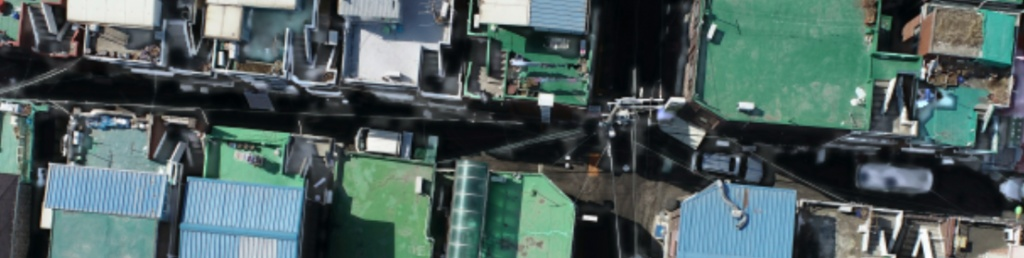
#> input picture test_images/analysis_orig.jpg, 1024 x 258 px
$ python -i shadow_detection.py   (imports and definitions only)
#> lines starting #> are read from the running program, lines starting #| are printed output that depends on the picture; after the words box and inside, x2 and y2 are one past the last pixel; in counts of white or black regions, pixels touching at a corner belong together
#> further down, picture is the input picture: shape (258, 1024, 3); mean B, G, R 95.9, 96.9, 78.7
"""
Shadow Detection Module  -  드론 항공사진 특화  v5.1
------------------------------------------------------
v5.0 완전 재설계 - 조명비율(Illumination Ratio) 물리 모델 기반

[핵심 물리 원리]
  태양광 아래 지표면 픽셀의 밝기:
    I(x) = R(x) * (L_direct + L_ambient)   <- 직사광 + 하늘 산란광
  그림자 픽셀의 밝기:
    I_shadow(x) = R(x) * L_ambient         <- 하늘 산란광만

  따라서:  I_shadow / I_lit = L_ambient / (L_direct + L_ambient) = 상수 k
           같은 재질이라면 shadow/lit 비율이 일정 (0.2~0.6)

  결론:
    1. 그림자 = 주변(같은 재질의 밝은 버전) 대비 ratio가 낮음
    2. 아스팔트 도로 = 주변도 똑같이 어두움 -> ratio ~ 1.0 -> 그림자 아님
    3. 퍼센타일 기반 절대 밝기 조건 완전 제거 (이미지마다 달라 오검출 원인)

[구현]
  ratio(x) = L(x) / L_blur_large(x)  (LAB L채널 사용)
  ratio 낮음  -> 주변보다 어두움 -> 그림자
  ratio ~ 1.0 -> 주변과 비슷    -> 아스팔트/검은지붕 -> 제외
  + LAB b* 채널 청색편이 보너스 (하늘 산란광만 받으면 b* 감소)
"""

import cv2
import numpy as np
from typing import Optional
import torch
import torch.nn as nn
import torch.nn.functional as F


# ----------------------------------------------------------
# 1.  CV 기반 그림자 탐지 v5.0 - 조명비율 물리 모델
# ----------------------------------------------------------

def _fast_large_blur(img: np.ndarray, sigma: float) -> np.ndarray:
    """
    큰 sigma GaussianBlur의 빠른 근사.
    sigma >= 20 이면 이미지를 1/8로 축소 후 blur → 원래 크기로 복원.
    sigma < 20 이면 일반 GaussianBlur 사용.
    속도: 기존 GaussianBlur(sigma=256) 대비 약 200~400배 빠름.
    """
    if sigma < 20:
        return cv2.GaussianBlur(img, (0, 0), sigma)
    h, w = img.shape[:2]
    scale = 8
    sw, sh = max(w // scale, 4), max(h // scale, 4)
    small = cv2.resize(img, (sw, sh), interpolation=cv2.INTER_AREA)
    small_blur = cv2.GaussianBlur(small, (0, 0), sigma / scale)
    return cv2.resize(small_blur, (w, h), interpolation=cv2.INTER_LINEAR)


def detect_shadow_cv(img_bgr: np.ndarray,
                     sensitivity: float = 0.5) -> np.ndarray:
    """
    드론 항공사진 그림자 탐지 v5.0 - 조명비율(illumination ratio) 기반

    핵심 원리:
      ratio(x) = L(x) / L_blur_large(x)
      그림자 픽셀  -> ratio 낮음 (주변 평균보다 훨씬 어두움)
      아스팔트 도로 -> ratio ~ 1.0 (주변도 똑같이 어두움) -> 자동 제외

    sensitivity: 0.1(엄격) ~ 1.0(관대)
    """
#> called with sensitivity = 0.5
    h, w = img_bgr.shape[:2]
#> h = 258; w = 1024
    short = min(h, w)
#> short = 258
    eps = 1.0

    # 색공간 변환
    lab = cv2.cvtColor(img_bgr, cv2.COLOR_BGR2Lab).astype(np.float32)
    hsv = cv2.cvtColor(img_bgr, cv2.COLOR_BGR2HSV).astype(np.float32)

    L = lab[:, :, 0]   # 밝기 (지각적 균일)
    b = lab[:, :, 2]   # 청-황 축: 그림자는 b* 감소 (청색편이)
    V = hsv[:, :, 2]
    S = hsv[:, :, 1]
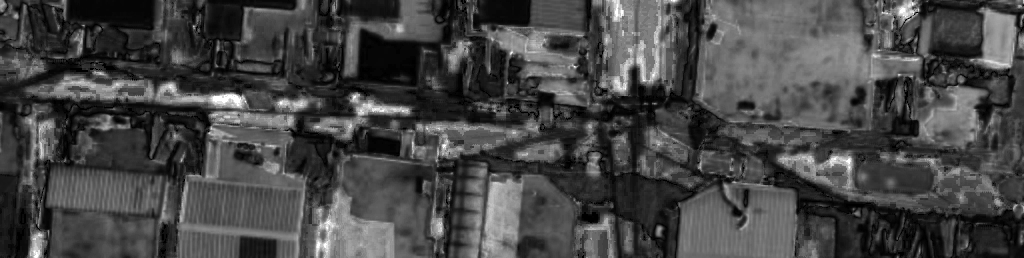
#> S: shape (258, 1024) float32; min 0, max 255, mean 69.8

    score = np.zeros((h, w), dtype=np.float32)

    # ============================================================
    # [핵심] 다중 스케일 조명비율
    # sigma 작음: 건물 1개 크기 내 비교
    # sigma 큼:   블록/구역 크기 내 비교
    #
    # ratio = L(x) / L_blur(x)
    # ratio 낮을수록 -> 주변보다 어두움 -> 그림자 점수 부여
    # 아스팔트처럼 넓게 어두운 곳은 L_blur도 낮으므로 ratio~1 -> 점수 0
    # ============================================================
    ratio_thresh = 0.55 + sensitivity * 0.20  # 0.1->0.57  0.45->0.64  1.0->0.75

    scales = [
        (short * 0.05, 1.0),   # 소: 건물 1개
        (short * 0.12, 1.2),   # 중: 블록
        (short * 0.25, 1.0),   # 대: 구역
    ]
#> scales = [(12.9, 1), (30.96, 1.2), (64.5, 1)]
    for sigma, weight in scales:
        L_blur = _fast_large_blur(L, sigma)
        ratio = L / (L_blur + eps)
        # ratio 가 낮을수록 더 강한 그림자 신호
        shadow_cue = np.clip((ratio_thresh - ratio) / ratio_thresh, 0.0, 1.0)
        score += shadow_cue * weight
#> this loop made 3 passes
#> pass 1, in detect_shadow_cv, `L_blur = _fast_large_blur(L, sigma)`:
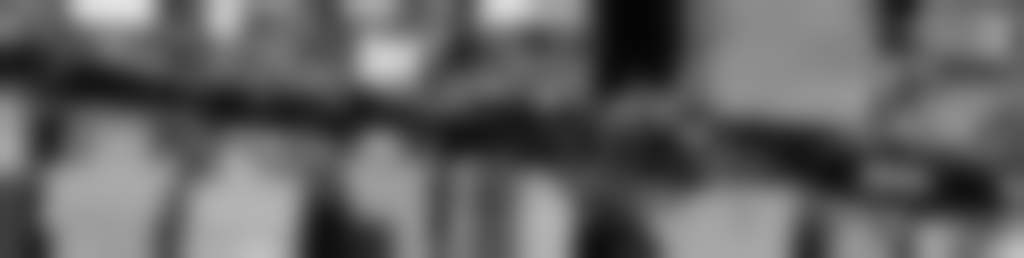
#> L_blur: shape (258, 1024) float32; min 5.05, max 227.7, mean 98.2

    # ============================================================
    # LAB b* 채널 - 청색편이 보너스
    # 직사광선 없이 하늘 산란광만 받으면 b* 감소 (파란쪽으로)
    # 아스팔트는 주변도 b* 낮음 -> 주변 대비 변화 없음 -> 보너스 없음
    # ============================================================
    ks_b = short * 0.08
#> ks_b = 20.64
    b_blur = _fast_large_blur(b, ks_b)
    b_diff = b_blur - b        # 양수 = 현재 픽셀이 주변보다 더 청색편이
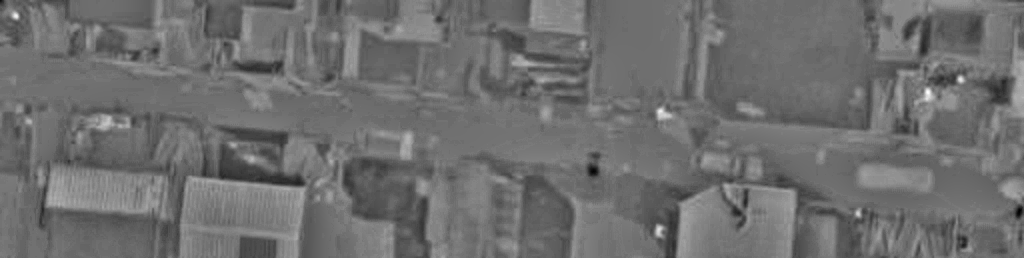
#> b_diff: shape (258, 1024) float32; min -28.14, max 36.69, mean 0; drawn with min black and max white
    b_score = np.clip(b_diff / 10.0, 0.0, 1.0)
    score += b_score * 0.8

    # ============================================================
    # 자연 어두운 표면 페널티
    # 채도 낮음(S<30) + V<60 + v_ratio>0.80 = 아스팔트/검은지붕
    # ratio 기반에서 이미 대부분 걸러지지만 추가 안전망
    # ============================================================
    ks_v = short * 0.12
#> ks_v = 30.96
    V_blur = _fast_large_blur(V, ks_v)
    v_ratio = V / (V_blur + eps)
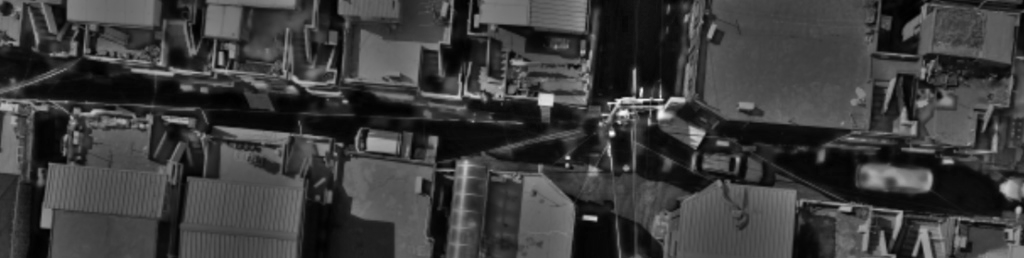
#> v_ratio: shape (258, 1024) float32; min 0.0519, max 3.81, mean 0.944; drawn with min black and max white
    natural_dark = (S < 30) & (V < 60) & (v_ratio > 0.80)
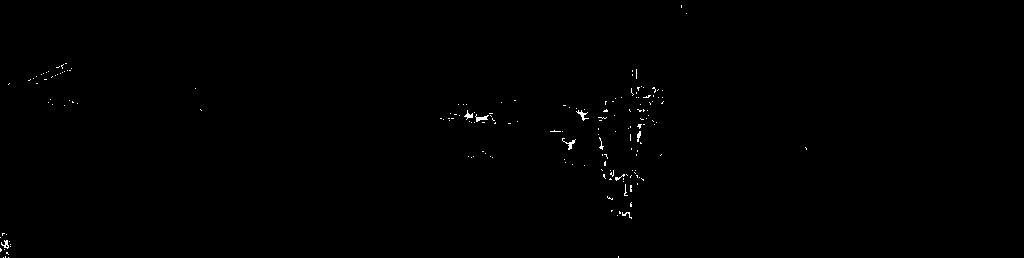
#> natural_dark: shape (258, 1024) bool; 0.29% white in thin lines or dots, all inside (x1, y1, x2, y2) = (0, 5, 807, 258)
    score -= natural_dark.astype(np.float32) * 1.5
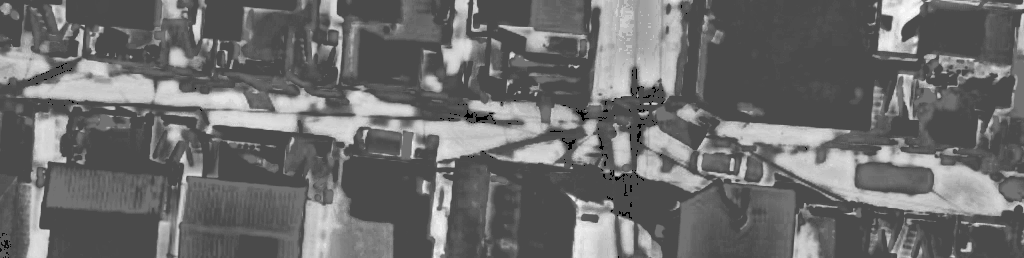
#> score: shape (258, 1024) float32; min -1.5, max 3.61, mean 0.69; drawn with min black and max white

    # ============================================================
    # 이진화
    # score 최대 ~ 3.2 + 0.8 = 4.0
    # 0.1->2.08  0.45->1.66  1.0->1.0
    # ============================================================
    final_thresh = 2.2 - sensitivity * 1.2
    shadow = (score >= final_thresh).astype(np.uint8) * 255
#> shadow: shape (258, 1024); 20.6% white; 285 white regions (192 under 20 px), largest, box (x1, y1, x2, y2) and area: (717, 121, 1024, 216) 9415, (24, 59, 325, 134) 7025, (305, 91, 548, 162) 6372

    # 형태학 정제
    k_open  = cv2.getStructuringElement(cv2.MORPH_ELLIPSE, (5, 5))
    shadow  = cv2.morphologyEx(shadow, cv2.MORPH_OPEN,  k_open)
#> shadow: shape (258, 1024); 18.5% white; 76 white regions (12 under 20 px), largest, box (x1, y1, x2, y2) and area: (718, 121, 1018, 216) 9172, (24, 59, 325, 132) 6893, (409, 101, 547, 161) 3811
    k_close = cv2.getStructuringElement(cv2.MORPH_ELLIPSE, (21, 21))
    shadow  = cv2.morphologyEx(shadow, cv2.MORPH_CLOSE, k_close)
#> shadow: shape (258, 1024); 22.7% white; 24 white regions (1 under 20 px), largest, box (x1, y1, x2, y2) and area: (0, 36, 707, 258) 27918, (718, 121, 1024, 216) 11194, (592, 0, 682, 105) 7609
    k_final = cv2.getStructuringElement(cv2.MORPH_ELLIPSE, (7, 7))
    shadow  = cv2.morphologyEx(shadow, cv2.MORPH_OPEN,  k_final)
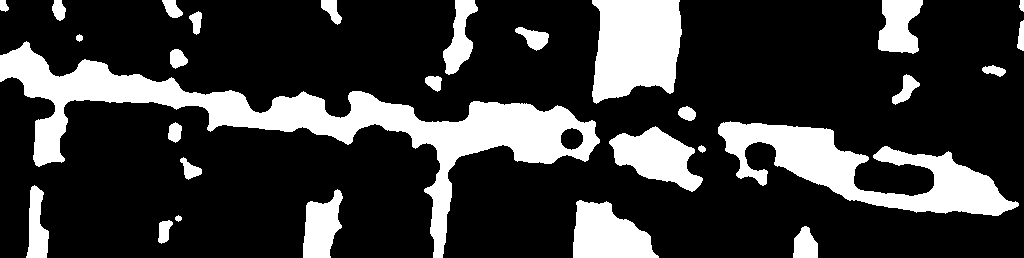
#> shadow: shape (258, 1024); 22.2% white; 29 white regions, largest, box (x1, y1, x2, y2) and area: (0, 41, 600, 258) 22942, (718, 121, 1019, 216) 11046, (592, 0, 682, 104) 7592

    return shadow


# ----------------------------------------------------------
# 2.  UNet-style CNN (경량) - AI 그림자 탐지용
# ----------------------------------------------------------

class ConvBNReLU(nn.Module):
    # [7 lines left out: function __init__, not called in this run]
    def forward(self, x): return self.net(x)


class ShadowDetectorNet(nn.Module):
    """경량 UNet (in=3, out=1 sigmoid)"""
    # [79 lines left out: functions __init__, forward, detect_shadow_ai, get_soft_mask, not called in this run]

>>> import cv2
>>> picture = cv2.imread('../test_images/analysis_orig.jpg')
>>> result = detect_shadow_cv(picture)

$ run again, on test_images/compare_current.jpg
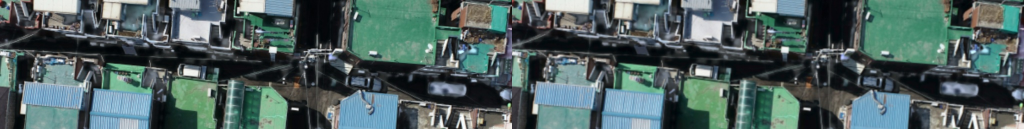
#> input picture test_images/compare_current.jpg, 2048 x 258 px (shown at 1/2 size)
#> picture is the input picture: shape (258, 2048, 3); mean B, G, R 96, 96.9, 78.6
#> natural_dark: shape (258, 2048) bool; 0.28% white in thin lines or dots, all inside (x1, y1, x2, y2) = (0, 5, 1708, 258)
#> in detect_shadow_cv, `score -= natural_dark.astype(np.float32) * 1.5`:
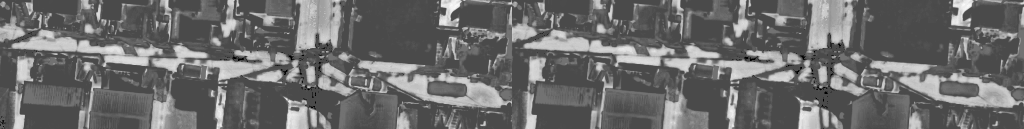
#> score: shape (258, 2048) float32 (shown at 1/2 size); min -1.5, max 3.62, mean 0.68; drawn with min black and max white
#> in detect_shadow_cv, `shadow  = cv2.morphologyEx(shadow, cv2.MORPH_OPEN,  k_final)`:
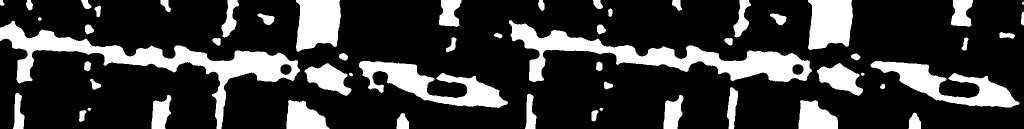
#> shadow: shape (258, 2048) (shown at 1/2 size); 21.8% white; 56 white regions, largest, box (x1, y1, x2, y2) and area: (0, 41, 600, 258) 22942, (1018, 40, 1624, 165) 21265, (718, 121, 1016, 216) 11061

$ run again, on test_images/sensitivity_compare.jpg
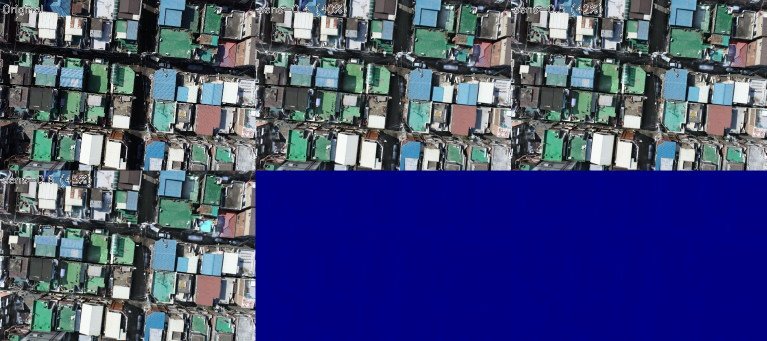
#> input picture test_images/sensitivity_compare.jpg, 1533 x 682 px (shown at 1/2 size)
#> picture is the input picture: shape (682, 1533, 3); mean B, G, R 117.1, 74.3, 66.6
#> natural_dark: shape (682, 1533) bool; every value is 0
#> in detect_shadow_cv, `shadow  = cv2.morphologyEx(shadow, cv2.MORPH_OPEN,  k_final)`:
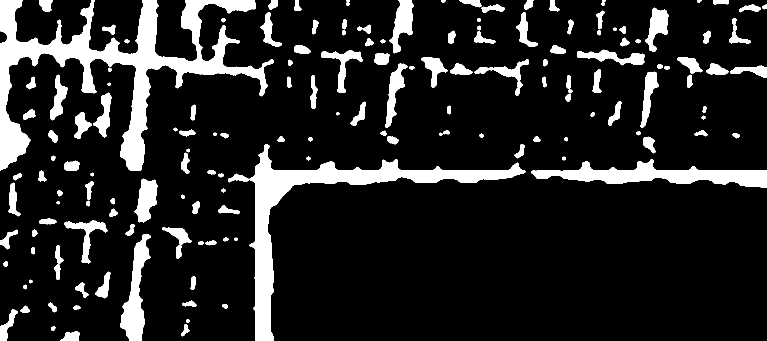
#> shadow: shape (682, 1533) (shown at 1/2 size); 13.7% white; 158 white regions, largest, box (x1, y1, x2, y2) and area: (0, 0, 547, 342) 43843, (499, 288, 1051, 682) 25932, (1062, 318, 1533, 375) 11497
